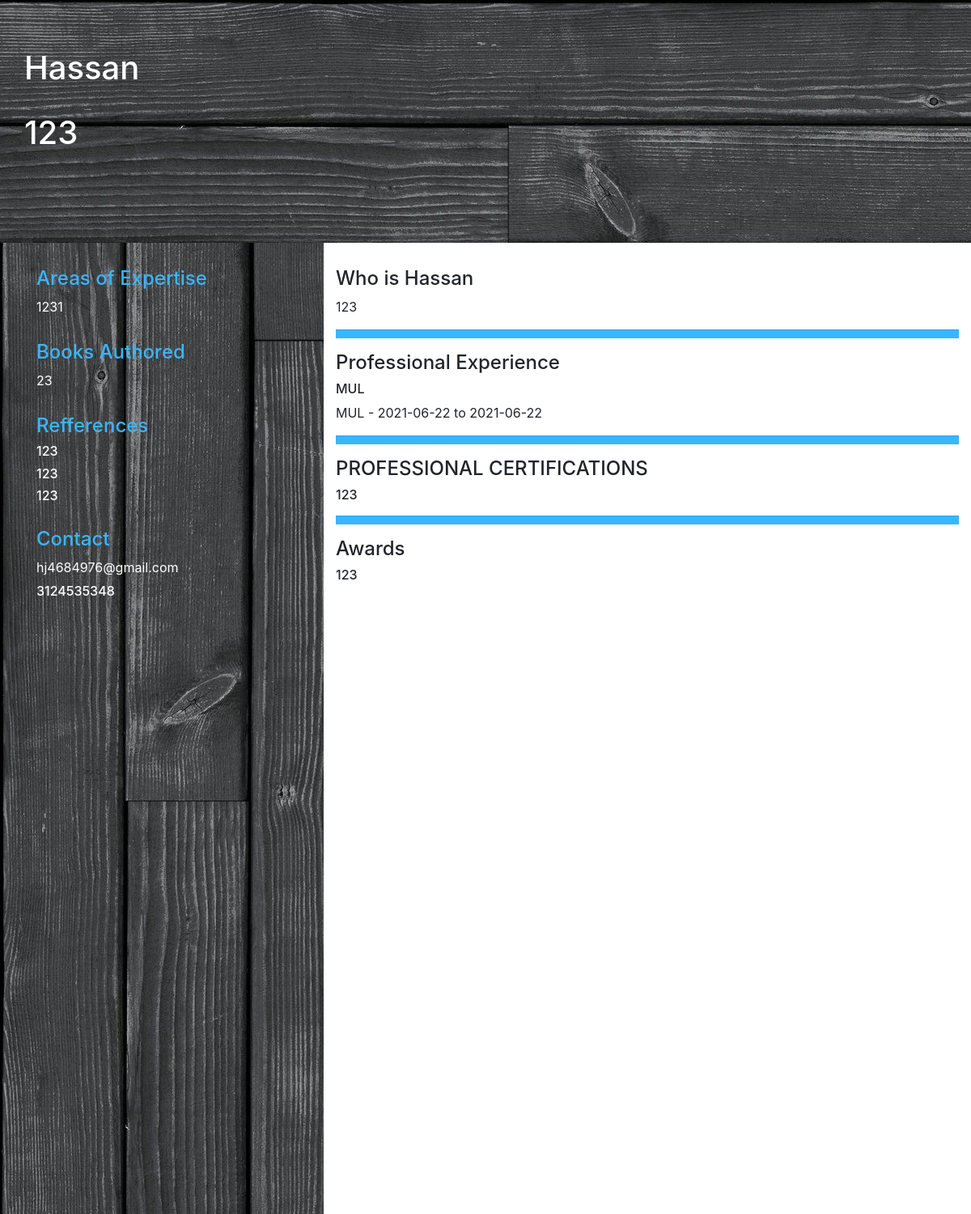
The app's page /dashboard/printblackcv/47 (signed in) with its own data.
### dashboard/models.py (models this page shows, shortened)
class Profile(models.Model):
    boolChoice = (
        ("Male", "Male"), ("Female", "Female"))
    name = models.CharField(max_length=50)
    fname = models.TextField(max_length=50)
    age = models.IntegerField()
    gender = models.CharField(max_length=10, choices=boolChoice)
    profile_pic = models.ImageField(default='place.png')
    email = models.TextField(max_length=20, default=None)
    contactno1 = models.IntegerField(default=None)
    contactno2 = models.IntegerField(blank=True, null=True)
    linkedin = models.TextField(max_length=50, default=None)
    address = models.TextField(max_length=100, default=None)
    education = models.ManyToManyField(ProfileEducation, default=None)
    experience = models.ManyToManyField(ProfileExperience, default=None)
    skills = models.ManyToManyField(ProfileSkills, default=None)
    user = models.ManyToManyField(User, blank=True)

class ProfileProfessioncv2(models.Model):
    procv2 = models.TextField(blank=True, max_length=300)

class ProfileAreaofexpertisecv2(models.Model):
    areaofexpertisecv2 = models.TextField(blank=True, max_length=300)

class ProfileBooksAuthoredcv2(models.Model):
    bookscv2 = models.TextField(blank=True, max_length=300)

class ProfileReferencescv2(models.Model):
    refcv2 = models.TextField(blank=True, max_length=300)
    orgcv2 = models.TextField(blank=True, max_length=300)
    emailcv2 = models.TextField(blank=True, max_length=300)

class ProfileIntroductioncv2(models.Model):
    introcv2 = models.TextField(blank=True, max_length=300)

class ProfileExperience(models.Model):
    organization = models.TextField(max_length=20)
    previousDesignation = models.TextField(max_length=20)
    startingDate = models.TextField(max_length=20)
    endingDate = models.TextField(max_length=20)
    responsibilities = models.TextField(max_length=100)

class ProfileCertificatecv2(models.Model):
    certcv2 = models.TextField(blank=True, max_length=300)

class ProfileAwardscv2(models.Model):
    awcv2 = models.TextField(blank=True, max_length=300)

### dashboard/views.py (the view)
# urls.py: path('printblackcv/<id>', views.printcvblack, name='printblackcv'),
def printcvblack(request, id):
    uid = request.user.id
    detail = Profile.objects.filter(user=request.user).first()
    cv2 = CV2.objects.get(id=id, user=request.user)
    print(cv2)
    return render(request, 'dashboard/cvblack_afterprint.html', {'detail': detail, 'id': uid, 'cv': cv2})

### dashboard/templates/dashboard/cvblack_afterprint.html (shortened to what this page needs)
{% load static %}
<!DOCTYPE html>
	<html>
	<head>
		<link rel="stylesheet" href="https://stackpath.bootstrapcdn.com/bootstrap/4.4.1/css/bootstrap.min.css">
		<link rel="stylesheet" href="https://pro.fontawesome.com/releases/v5.10.0/css/all.css"/>
	</head>
	<body>
        <div class="container-fluid" style="height: 100%">
            <div class="row" style="background-color: black; color: white ; padding-top: 20px ; height: 300px ; background-image: url({% static 'woodhr.jpg' %})">
                <div style="margin-left: 30px; margin-bottom: 30px; margin-top: 40px">
                    <h1>{{ detail.name }}</h1> <br>
                    {% for pro in cv.professsioncv2.all %}
                        <h1>{{ pro.procv2 }}</h1>
                    {% endfor %}
                </div>
            </div>
            <div class="row">
                <div class="col-4" style="color: white; padding-top: 30px;min-height: 1200px; background-image: url({% static 'wood.jpg' %});">
                    <div style="margin-left: 30px; margin-bottom: 30px">
                        <h4 style="color:  #38b6ff"> Areas of Expertise </h4>
                        {% for aox in cv.area_of_expertisecv2.all %}
                            <p>{{ aox.areaofexpertisecv2 }}</p>
                        {% endfor %}
                    </div>
                    <div style="margin-left: 30px; margin-bottom: 30px">
                        <h4 style="color:  #38b6ff"> Books Authored </h4>
                        {% for boa in cv.books_authored.all %}
                            <p>{{ boa.bookscv2 }}</p>
                        {% endfor %}
                    </div>
                    <div style="margin-left: 30px; margin-bottom: 30px">
                        <h4 style="color:  #38b6ff"> Refferences </h4>
                        {% for ref in cv.referencescv2.all %}
                            <h6>{{ ref.refcv2 }}</h6>
                            <h6>{{ref.orgcv2 }}</h6>
                            <h6>{{ref.emailcv2 }}</h6>
                        {% endfor %}
                    </div>
                    <div style="margin-left: 30px; margin-bottom: 30px">
                        <h4 style="color:  #38b6ff"> Contact </h4>
                        <h7>{{ detail.email }}</h7>
                        <h6>{{ detail.contactno1 }}</h6>
                    </div>
                </div>
                <div class="col-8" style="padding-top: 30px">
                    <div>
                        <h4>Who is {{ detail.name }}</h4>
                        {% for intro in cv.introductioncv2.all %}
                            <p>{{ intro.introcv2 }}</p>
                        {% endfor %}
                    </div>
                    <hr  style="background-color: #38b6ff; height: 10px">
                    <div>
                        <h4>Professional Experience </h4>
                        {% for exp in detail.experience.all %}
                            <h6>{{ exp.organization }} </h6>
                            <p>{{ exp.previousDesignation}} - {{ exp.startingDate }} to {{ exp.endingDate }}</p>
                        {% endfor %}
                    </div>
                    <hr  style="background-color: #38b6ff; height: 10px">
                    <div>
                        <h4>PROFESSIONAL CERTIFICATIONS</h4>
                        {% for cer in cv.certificatecv2.all %}
                        <h6>{{ cer.certcv2 }} </h6>
                        {% endfor %}
                    </div>
                    <hr  style="background-color: #38b6ff; height: 10px">
                    <div>
                        <h4>Awards</h4>
                        {% for awd in cv.awardscv2.all %}
                        <h6>{{ awd.awcv2 }}</h6>
                        {% endfor %}
                    </div>
                </div>
            </div>
        </div>
</body>
</html>

### records on screen
Profile: name "Hassan", email "hj4684976@gmail.com", contactno1 "3124535348"
ProfileProfessioncv2: procv2 "123"
ProfileAreaofexpertisecv2: areaofexpertisecv2 "1231"
ProfileBooksAuthoredcv2: bookscv2 "23"
ProfileReferencescv2: refcv2 "123", orgcv2 "123", emailcv2 "123"
ProfileIntroductioncv2: introcv2 "123"
ProfileExperience: organization "MUL", previousDesignation "MUL", startingDate "2021-06-22", endingDate "2021-06-22"
ProfileCertificatecv2: certcv2 "123"
ProfileAwardscv2: awcv2 "123"
